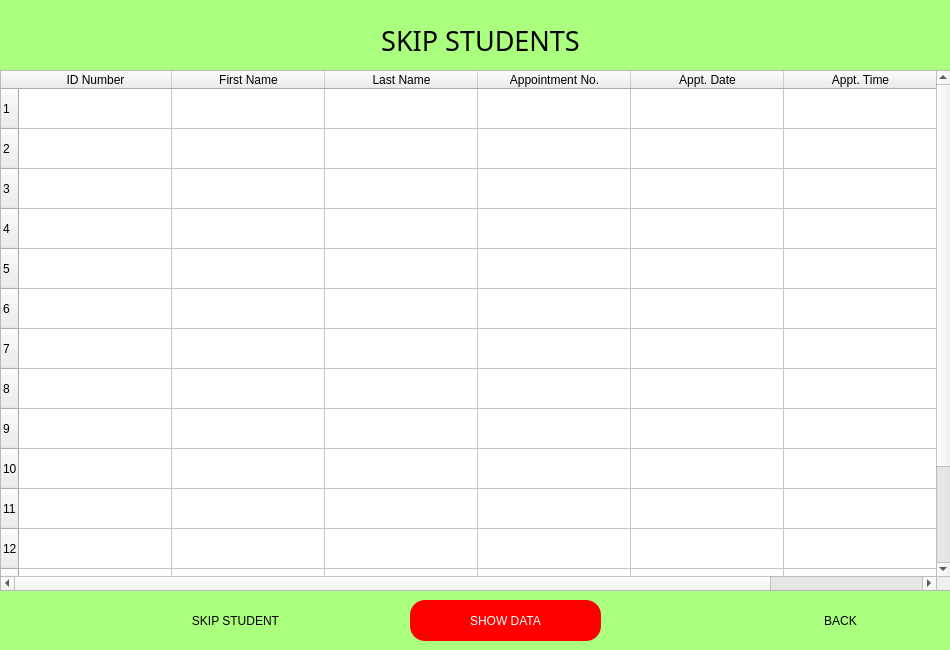
<?xml version="1.0" encoding="UTF-8"?>
<ui version="4.0">
 <class>skip_student</class>
 <widget class="QMainWindow" name="skip_student">
  <property name="geometry">
   <rect>
    <x>0</x>
    <y>0</y>
    <width>950</width>
    <height>650</height>
   </rect>
  </property>
  <property name="windowTitle">
   <string>Skip Student</string>
  </property>
  <property name="styleSheet">
   <string notr="true"/>
  </property>
  <widget class="QWidget" name="centralwidget">
   <widget class="QLabel" name="label_4">
    <property name="geometry">
     <rect>
      <x>380</x>
      <y>20</y>
      <width>201</width>
      <height>41</height>
     </rect>
    </property>
    <property name="font">
     <font>
      <family>Segoe UI Semibold</family>
      <pointsize>20</pointsize>
      <weight>7</weight>
      <italic>false</italic>
      <bold>false</bold>
     </font>
    </property>
    <property name="styleSheet">
     <string notr="true">font: 63 20pt &quot;Segoe UI Semibold&quot;;</string>
    </property>
    <property name="frameShape">
     <enum>QFrame::NoFrame</enum>
    </property>
    <property name="frameShadow">
     <enum>QFrame::Raised</enum>
    </property>
    <property name="text">
     <string>SKIP STUDENTS</string>
    </property>
    <property name="alignment">
     <set>Qt::AlignCenter</set>
    </property>
   </widget>
   <widget class="QPushButton" name="viewBtn_3">
    <property name="geometry">
     <rect>
      <x>140</x>
      <y>600</y>
      <width>191</width>
      <height>41</height>
     </rect>
    </property>
    <property name="styleSheet">
     <string notr="true">background-color: rgb(170, 255, 127);
border-radius: 15px;
font: 63 12pt &quot;Segoe UI Semibold&quot;;</string>
    </property>
    <property name="text">
     <string>SKIP STUDENT</string>
    </property>
   </widget>
   <widget class="QLabel" name="label_10">
    <property name="geometry">
     <rect>
      <x>-50</x>
      <y>0</y>
      <width>1001</width>
      <height>651</height>
     </rect>
    </property>
    <property name="styleSheet">
     <string notr="true">background-color: rgb(170, 255, 127);</string>
    </property>
    <property name="text">
     <string/>
    </property>
    <property name="pixmap">
     <pixmap>facultydashboard_bg.jpg</pixmap>
    </property>
    <property name="scaledContents">
     <bool>true</bool>
    </property>
   </widget>
   <widget class="QLabel" name="label_9">
    <property name="geometry">
     <rect>
      <x>0</x>
      <y>20</y>
      <width>951</width>
      <height>41</height>
     </rect>
    </property>
    <property name="styleSheet">
     <string notr="true">background-color: rgb(170, 255, 127);</string>
    </property>
    <property name="text">
     <string/>
    </property>
   </widget>
   <widget class="QPushButton" name="viewBtn_4">
    <property name="geometry">
     <rect>
      <x>760</x>
      <y>600</y>
      <width>161</width>
      <height>41</height>
     </rect>
    </property>
    <property name="styleSheet">
     <string notr="true">background-color: rgb(170, 255, 127);
border-radius: 15px;
font: 63 12pt &quot;Segoe UI Semibold&quot;;</string>
    </property>
    <property name="text">
     <string>BACK</string>
    </property>
   </widget>
   <widget class="QTableWidget" name="dataTable">
    <property name="geometry">
     <rect>
      <x>0</x>
      <y>70</y>
      <width>951</width>
      <height>521</height>
     </rect>
    </property>
    <property name="styleSheet">
     <string notr="true">font: 12pt &quot;Rockwell&quot;;</string>
    </property>
    <property name="rowCount">
     <number>15</number>
    </property>
    <attribute name="horizontalHeaderDefaultSectionSize">
     <number>153</number>
    </attribute>
    <attribute name="verticalHeaderDefaultSectionSize">
     <number>40</number>
    </attribute>
    <row/>
    <row/>
    <row/>
    <row/>
    <row/>
    <row/>
    <row/>
    <row/>
    <row/>
    <row/>
    <row/>
    <row/>
    <row/>
    <row/>
    <row/>
    <column>
     <property name="text">
      <string>ID Number</string>
     </property>
    </column>
    <column>
     <property name="text">
      <string>First Name</string>
     </property>
    </column>
    <column>
     <property name="text">
      <string>Last Name</string>
     </property>
    </column>
    <column>
     <property name="text">
      <string>Appointment No.</string>
     </property>
    </column>
    <column>
     <property name="text">
      <string>Appt. Date</string>
     </property>
    </column>
    <column>
     <property name="text">
      <string>Appt. Time</string>
     </property>
    </column>
   </widget>
   <widget class="QPushButton" name="viewBtn_5">
    <property name="geometry">
     <rect>
      <x>410</x>
      <y>600</y>
      <width>191</width>
      <height>41</height>
     </rect>
    </property>
    <property name="styleSheet">
     <string notr="true">background-color: rgb(255, 0, 0);
border-radius: 15px;
font: 63 12pt &quot;Segoe UI Semibold&quot;;
color: rgb(255, 255, 255);</string>
    </property>
    <property name="text">
     <string>SHOW DATA</string>
    </property>
   </widget>
   <zorder>label_10</zorder>
   <zorder>label_9</zorder>
   <zorder>label_4</zorder>
   <zorder>viewBtn_3</zorder>
   <zorder>viewBtn_4</zorder>
   <zorder>dataTable</zorder>
   <zorder>viewBtn_5</zorder>
  </widget>
 </widget>
 <resources/>
 <connections/>
</ui>
